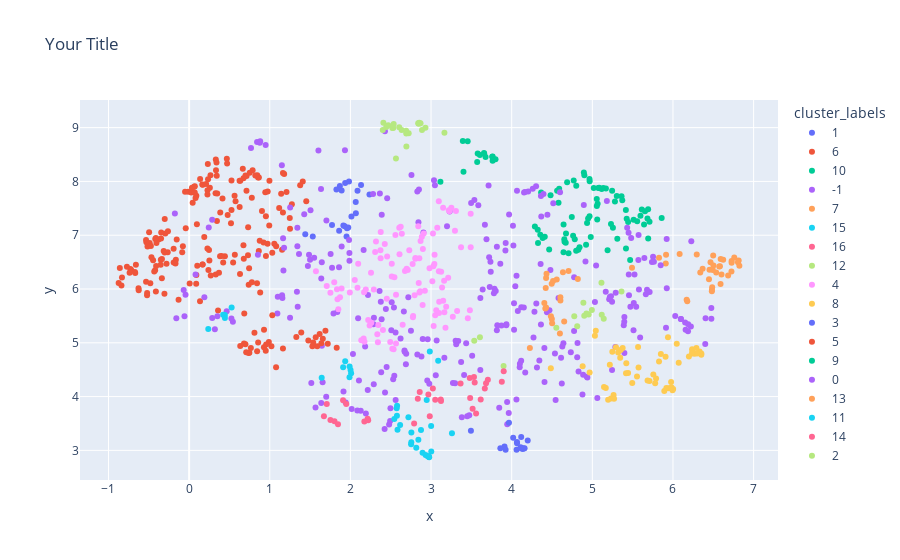

The cell this chart's notebook holds for it:
### Code cell
#model_3 = 'All-Distilroberta-v1
# 12	5	10 18	0.287419

# corpus_embeddings all-mpnet-base-v2
clusters_manual = generate_clusters(corpus_embeddings_3,n_neighbors = 12, 
                                              n_components = 5, 
                                              min_cluster_size = 10, 
                                              min_samples = None,
                                              random_state=42)
labels_manual, cost_manual = score_clusters(clusters_manual)
print(labels_manual)
print(cost_manual)
cluster_labels  = clusters_manual.labels_
cluster_dict["label_manual3"] =  clusters_manual

umap_data = umap.UMAP(n_neighbors=15, 
                          n_components=2, 
                          min_dist = 0.1,  
                          metric='cosine',
                          random_state=42).fit_transform(corpus_embeddings_3)
x, y = umap_data.T
                    # Plot
            # Create a DataFrame for Plotly Express
plot_data = {
                'x': x,
                'y': y,
                'cluster_labels': cluster_labels,
                'hover_text': corpus  # text you want to display
            }

df = pd.DataFrame(plot_data)



            # Convert cluster_labels to string for categorical representation
df['cluster_labels'] = df['cluster_labels'].astype(str)

            # plot using Plotly Express
fig = px.scatter(
                df,
                x='x',
                y='y',
                color='cluster_labels',
                hover_data={'hover_text': True},  # Enable hover data for 'hover_text'
                title='Your Title'
            )

            # Export the plot to HTML
fig.write_html(f"/Users/sylvainestebe/Code/nlp_project/cognitive_distortion_project/export/cluster_manual_All-Distilroberta-v1.html")
fig.show()
